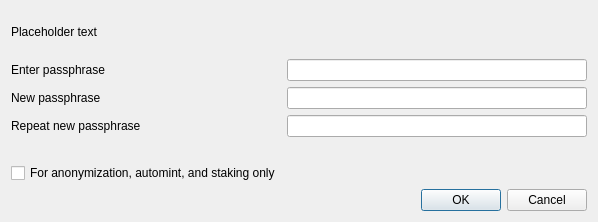
<?xml version="1.0" encoding="UTF-8"?>
<ui version="4.0">
    <class>AskPassphraseDialog</class>
    <widget class="QDialog" name="AskPassphraseDialog">
        <property name="geometry">
            <rect>
                <x>0</x>
                <y>0</y>
                <width>598</width>
                <height>222</height>
            </rect>
        </property>
        <property name="sizePolicy">
            <sizepolicy hsizetype="Preferred" vsizetype="Minimum">
                <horstretch>0</horstretch>
                <verstretch>0</verstretch>
            </sizepolicy>
        </property>
        <property name="minimumSize">
            <size>
                <width>550</width>
                <height>0</height>
            </size>
        </property>
        <property name="windowTitle">
            <string>Passphrase Dialog</string>
        </property>
        <layout class="QVBoxLayout" name="verticalLayout">
            <property name="sizeConstraint">
                <enum>QLayout::SetMinimumSize</enum>
            </property>
            <item>
                <widget class="QLabel" name="warningLabel">
                    <property name="text">
                        <string notr="true">Placeholder text</string>
                    </property>
                    <property name="textFormat">
                        <enum>Qt::RichText</enum>
                    </property>
                    <property name="wordWrap">
                        <bool>true</bool>
                    </property>
                </widget>
            </item>
            <item>
                <layout class="QFormLayout" name="formLayout">
                    <property name="sizeConstraint">
                        <enum>QLayout::SetMinimumSize</enum>
                    </property>
                    <property name="fieldGrowthPolicy">
                        <enum>QFormLayout::AllNonFixedFieldsGrow</enum>
                    </property>
                    <item row="0" column="0">
                        <widget class="QLabel" name="passLabel1">
                            <property name="text">
                                <string>Enter passphrase</string>
                            </property>
                        </widget>
                    </item>
                    <item row="0" column="1">
                        <widget class="QLineEdit" name="passEdit1">
                            <property name="echoMode">
                                <enum>QLineEdit::Password</enum>
                            </property>
                        </widget>
                    </item>
                    <item row="1" column="0">
                        <widget class="QLabel" name="passLabel2">
                            <property name="text">
                                <string>New passphrase</string>
                            </property>
                        </widget>
                    </item>
                    <item row="1" column="1">
                        <widget class="QLineEdit" name="passEdit2">
                            <property name="echoMode">
                                <enum>QLineEdit::Password</enum>
                            </property>
                        </widget>
                    </item>
                    <item row="2" column="0">
                        <widget class="QLabel" name="passLabel3">
                            <property name="text">
                                <string>Repeat new passphrase</string>
                            </property>
                        </widget>
                    </item>
                    <item row="2" column="1">
                        <widget class="QLineEdit" name="passEdit3">
                            <property name="echoMode">
                                <enum>QLineEdit::Password</enum>
                            </property>
                        </widget>
                    </item>
                    <item row="3" column="1">
                        <widget class="QLabel" name="capsLabel">
                            <property name="font">
                                <font>
                                    <weight>75</weight>
                                    <bold>true</bold>
                                </font>
                            </property>
                            <property name="text">
                                <string/>
                            </property>
                            <property name="alignment">
                                <set>Qt::AlignCenter</set>
                            </property>
                        </widget>
                    </item>
                    <item row="4" column="0">
                        <widget class="QCheckBox" name="anonymizationCheckBox">
                            <property name="enabled">
                                <bool>true</bool>
                            </property>
                            <property name="toolTip">
                                <string>Serves to disable the trivial sendmoney when OS account compromised. Provides no
                                    real security.
                                </string>
                            </property>
                            <property name="text">
                                <string>For anonymization, automint, and staking only</string>
                            </property>
                            <property name="visible">
                                <bool>false</bool>
                            </property>
                        </widget>
                    </item>
                </layout>
            </item>
            <item>
                <widget class="QDialogButtonBox" name="buttonBox">
                    <property name="orientation">
                        <enum>Qt::Horizontal</enum>
                    </property>
                    <property name="standardButtons">
                        <set>QDialogButtonBox::Cancel|QDialogButtonBox::Ok</set>
                    </property>
                </widget>
            </item>
        </layout>
    </widget>
    <resources/>
    <connections>
        <connection>
            <sender>buttonBox</sender>
            <signal>accepted()</signal>
            <receiver>AskPassphraseDialog</receiver>
            <slot>accept()</slot>
            <hints>
                <hint type="sourcelabel">
                    <x>20</x>
                    <y>20</y>
                </hint>
                <hint type="destinationlabel">
                    <x>20</x>
                    <y>20</y>
                </hint>
            </hints>
        </connection>
        <connection>
            <sender>buttonBox</sender>
            <signal>rejected()</signal>
            <receiver>AskPassphraseDialog</receiver>
            <slot>reject()</slot>
            <hints>
                <hint type="sourcelabel">
                    <x>20</x>
                    <y>20</y>
                </hint>
                <hint type="destinationlabel">
                    <x>20</x>
                    <y>20</y>
                </hint>
            </hints>
        </connection>
    </connections>
</ui>
